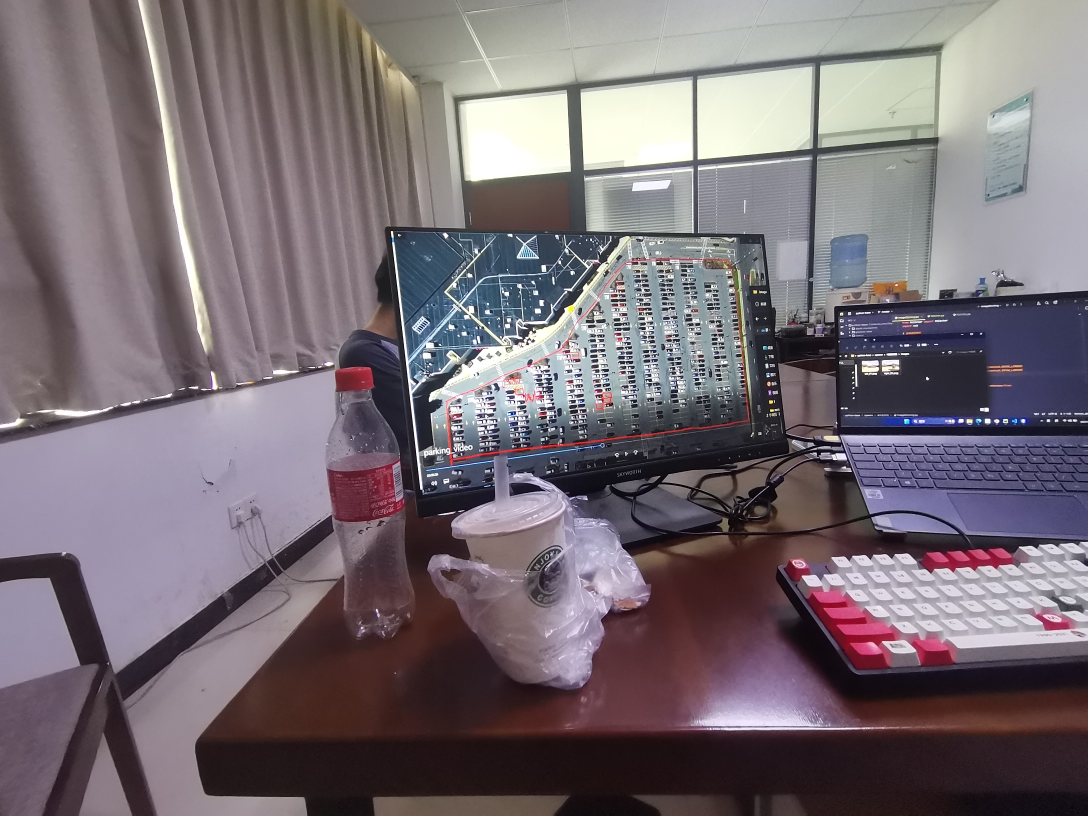
#> input picture opencv/4图像拼接/images/test_1.jpg, 3264 x 2448 px (shown at 1/3 size)
$ python -i Stitcher.py   (imports and definitions only)
#> lines starting #> are read from the running program, lines starting #| are printed output that depends on the picture
import numpy as np
import cv2


class Stitcher:

    # 拼接函数
    def stitch(self, images, ratio=0.75, reprojThresh=4.0, showMatches=False):
        # 获取输入图片
        (imageB, imageA) = images
        # 检测A、B图片的SIFT关键特征点，并计算特征描述子
        (kpsA, featuresA) = self.detectAndDescribe(imageA)
        (kpsB, featuresB) = self.detectAndDescribe(imageB)

        # 匹配两张图片的所有特征点，返回匹配结果
        M = self.matchKeypoints(kpsA, kpsB, featuresA, featuresB, ratio, reprojThresh)

        # 如果返回结果为空，没有匹配成功的特征点，退出算法
        if M is None:
            print('没有匹配成功的特征点!!!')
            return None

        # 否则，提取匹配结果
        # H是3x3视角变换矩阵
        (matches, H, status) = M
        # 将图片A进行视角变换，result是变换后图片
        result = cv2.warpPerspective(imageA, H, (imageA.shape[1] + imageB.shape[1], imageA.shape[0]))
        self.cv_show('result Perspective', result)
        # 将图片B传入result图片最左端
        result[0:imageB.shape[0], 0:imageB.shape[1]] = imageB
        self.cv_show('result match', result)
        # 检测是否需要显示图片匹配
        if showMatches:
            # 生成匹配图片
            vis = self.drawMatches(imageA, imageB, kpsA, kpsB, matches, status)
            # 返回结果
            return (result, vis)

        # 返回匹配结果
        return result

    # 将图像展示出来:
    # [68 lines left out: functions cv_show, detectAndDescribe, matchKeypoints, drawMatches, not called in this run]

>>> import cv2
>>> picture = cv2.imread('images/test_1.jpg', cv2.IMREAD_GRAYSCALE)
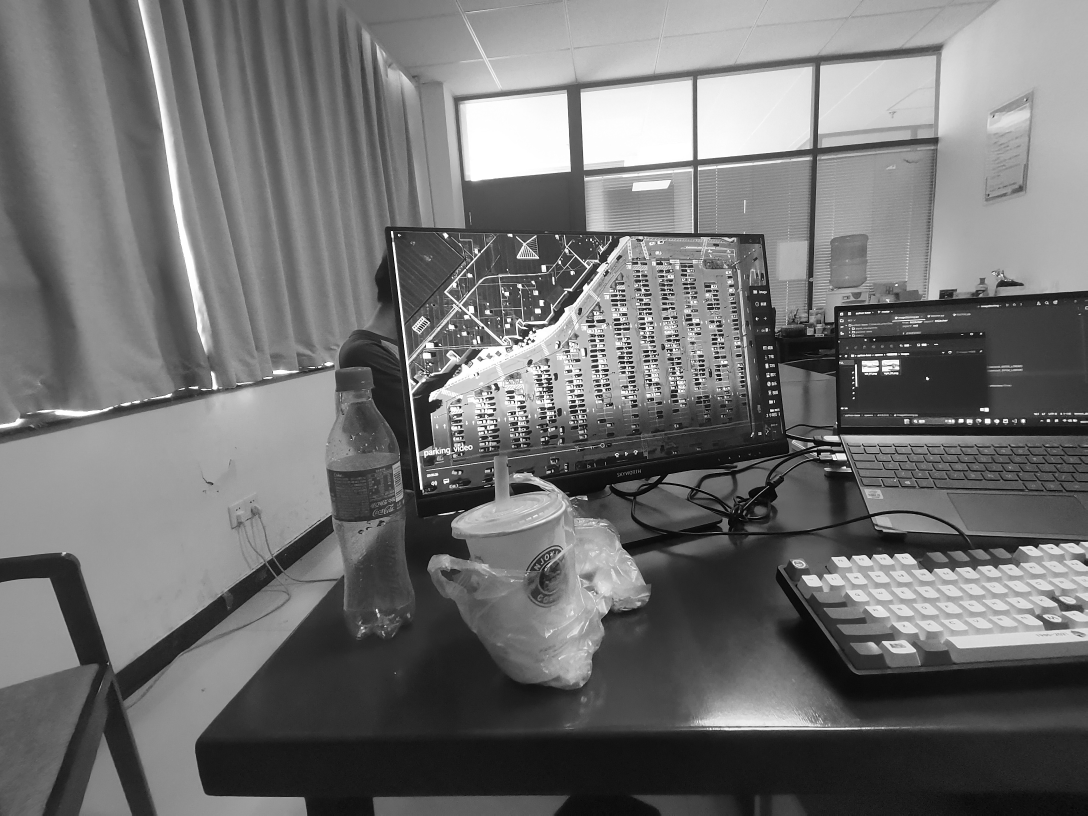
#> picture: shape (2448, 3264) (shown at 1/3 size); min 0, max 255, mean 113.3
>>> result = Stitcher().stitch(picture)
#> (the run stopped early here; a loop or call above may not have finished)

$ run again, on opencv/4图像拼接/images/test_2.jpg
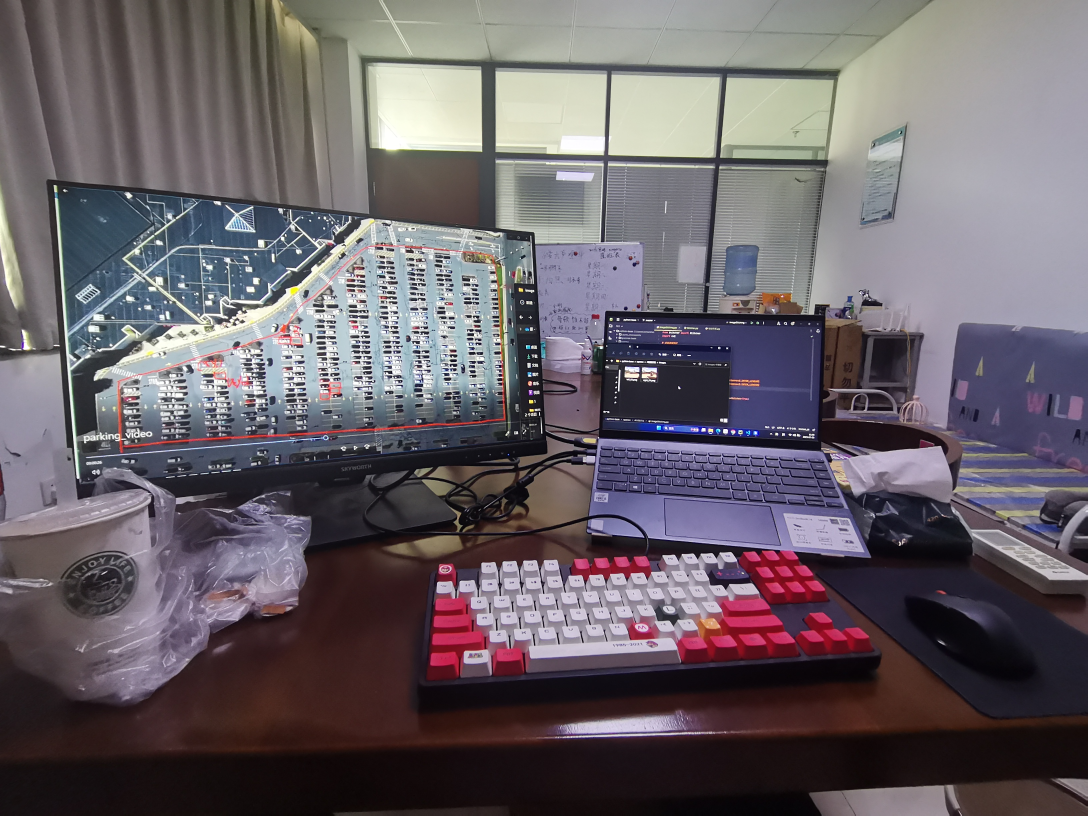
#> input picture opencv/4图像拼接/images/test_2.jpg, 3264 x 2448 px (shown at 1/3 size)
#> `picture = cv2.imread('images/test_1.jpg', cv2.IMREAD_GRAYSCALE)`:
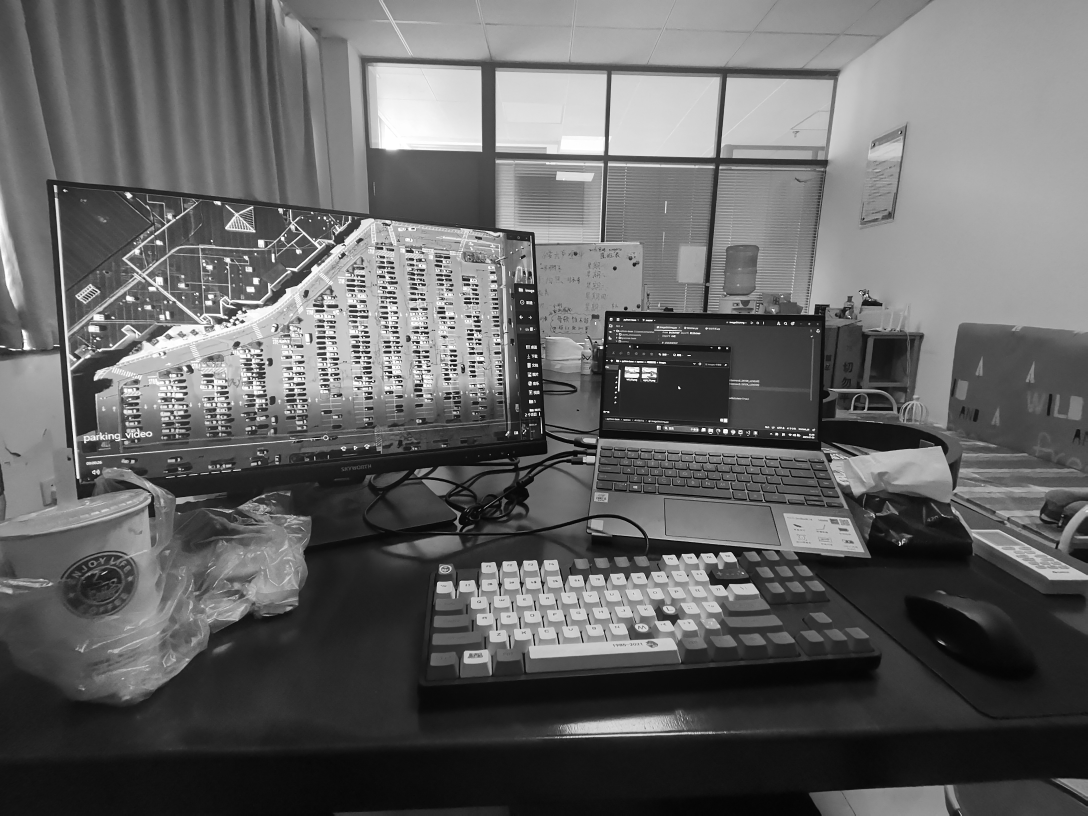
#> picture: shape (2448, 3264) (shown at 1/3 size); min 0, max 255, mean 100

$ run again, on opencv/4图像拼接/images/left_01.png
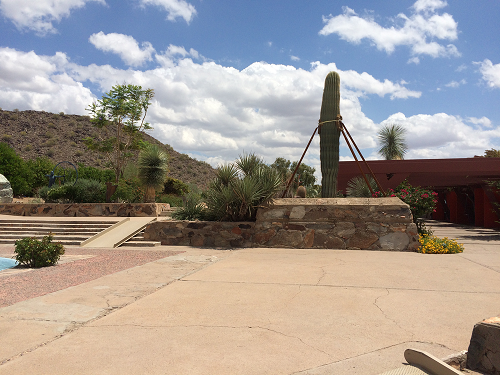
#> input picture opencv/4图像拼接/images/left_01.png, 500 x 375 px
#> `picture = cv2.imread('images/test_1.jpg', cv2.IMREAD_GRAYSCALE)`:
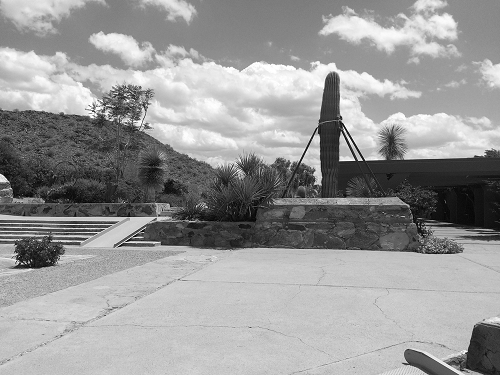
#> picture: shape (375, 500); min 0, max 255, mean 152.2

$ run again, on opencv/4图像拼接/images/right_01.png
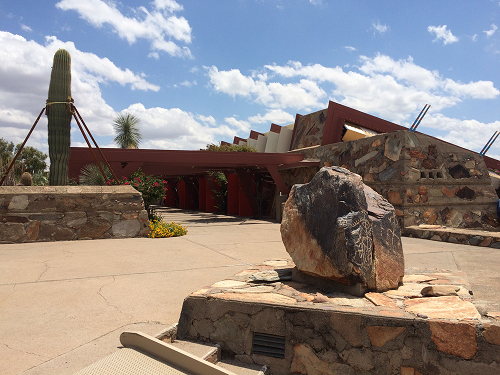
#> input picture opencv/4图像拼接/images/right_01.png, 500 x 375 px
#> `picture = cv2.imread('images/test_1.jpg', cv2.IMREAD_GRAYSCALE)`:
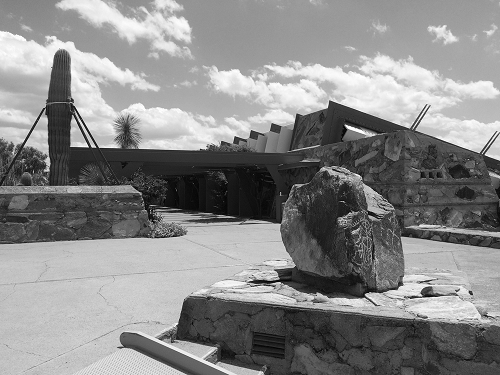
#> picture: shape (375, 500); min 0, max 255, mean 136.6
